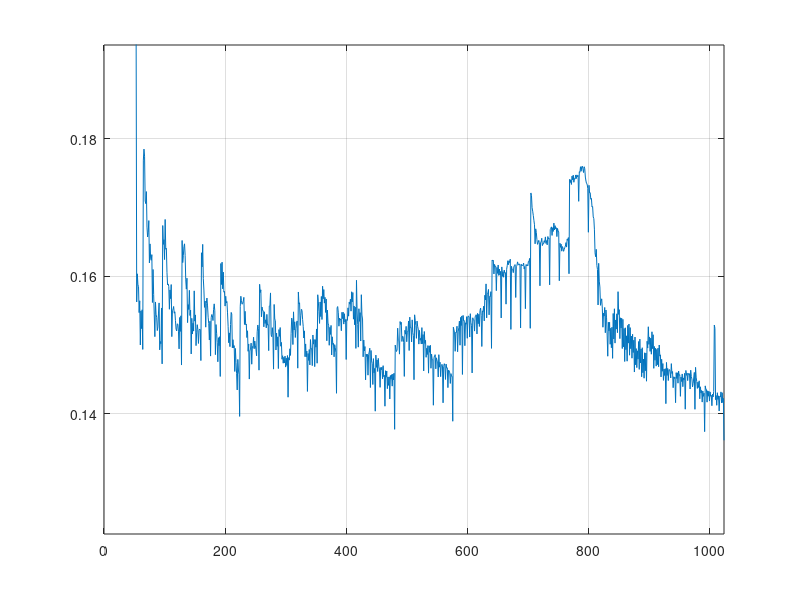

The MATLAB source for this figure: (Note: this script raises an error after producing the figure.)
close all
ConvCPU = 5.22612;
ConvGPU = [
1 4.48131
2 2.25564
3 1.52032
4 1.16607
5 0.933378
6 0.773755
7 0.68313
8 0.600469
9 0.523088
10 0.511404
11 0.437202
12 0.430302
13 0.423114
14 0.351789
15 0.349793
16 0.346056
17 0.343474
18 0.271695
19 0.27935
20 0.270757
21 0.278518
22 0.277277
23 0.278151
24 0.270682
25 0.277378
26 0.276278
27 0.205734
28 0.204863
29 0.205794
30 0.205804
31 0.206699
32 0.195629
33 0.252815
34 0.25806
35 0.2483
36 0.247077
37 0.257475
38 0.248431
39 0.247543
40 0.246059
41 0.254586
42 0.244963
43 0.24446
44 0.241898
45 0.242261
46 0.243915
47 0.242409
48 0.227996
49 0.240667
50 0.237828
51 0.236855
52 0.229629
53 0.197236
54 0.156263
55 0.16035
56 0.158783
57 0.15848
58 0.154709
59 0.15643
60 0.150006
61 0.154958
62 0.152386
63 0.155125
64 0.149362
65 0.176879
66 0.178474
67 0.177447
68 0.17093
69 0.170549
70 0.1723
71 0.167136
72 0.165703
73 0.166376
74 0.168085
75 0.161934
76 0.164698
77 0.162654
78 0.162312
79 0.163136
80 0.156181
81 0.160977
82 0.157354
83 0.154373
84 0.151214
85 0.156257
86 0.154455
87 0.154043
88 0.152101
89 0.152631
90 0.154645
91 0.15612
92 0.149295
93 0.150519
94 0.150195
95 0.155385
96 0.14726
97 0.167365
98 0.164624
99 0.165309
100 0.162421
101 0.168249
102 0.163914
103 0.164063
104 0.160565
105 0.158738
106 0.158881
107 0.158505
108 0.155198
109 0.158004
110 0.15674
111 0.158788
112 0.151219
113 0.155032
114 0.15517
115 0.155603
116 0.15462
117 0.154839
118 0.153556
119 0.152315
120 0.15205
121 0.153079
122 0.153018
123 0.152014
124 0.149441
125 0.154004
126 0.151974
127 0.154247
128 0.147091
129 0.165194
130 0.161981
131 0.162982
132 0.164281
133 0.164708
134 0.163043
135 0.159472
136 0.158123
137 0.159711
138 0.153256
139 0.15588
140 0.155161
141 0.15795
142 0.154284
143 0.155064
144 0.148699
145 0.15388
146 0.151598
147 0.153169
148 0.152025
149 0.157872
150 0.153469
151 0.154376
152 0.149911
153 0.151765
154 0.152957
155 0.152241
156 0.150228
157 0.152152
158 0.152311
159 0.152251
160 0.147738
161 0.163406
162 0.161353
163 0.164629
164 0.159641
165 0.157988
166 0.155474
167 0.156394
168 0.152595
169 0.156071
170 0.156826
171 0.155685
172 0.15404
173 0.153116
174 0.150729
175 0.153461
176 0.148392
177 0.153972
178 0.154433
179 0.154254
180 0.153555
181 0.155192
182 0.155984
183 0.154972
184 0.148598
185 0.152975
186 0.151698
187 0.15039
188 0.147566
189 0.151067
190 0.149905
191 0.15121
192 0.14543
193 0.161844
194 0.158792
195 0.162045
196 0.158171
197 0.160593
198 0.15767
199 0.1578
200 0.155658
201 0.157088
202 0.15613
203 0.156329
204 0.154675
205 0.152718
206 0.15033
207 0.151762
208 0.149764
209 0.152976
210 0.154736
211 0.154503
212 0.14958
213 0.150775
214 0.149585
215 0.149916
216 0.146153
217 0.149504
218 0.147451
219 0.145895
220 0.14347
221 0.147908
222 0.146364
223 0.145716
224 0.139625
225 0.155582
226 0.157089
227 0.156438
228 0.155934
229 0.156054
230 0.156343
231 0.156927
232 0.152984
233 0.154899
234 0.152937
235 0.153058
236 0.151083
237 0.152067
238 0.149085
239 0.150153
240 0.145051
241 0.149207
242 0.149348
243 0.150275
244 0.147211
245 0.149781
246 0.149627
247 0.151132
248 0.149459
249 0.150578
250 0.149874
251 0.14932
252 0.148433
253 0.151917
254 0.15291
255 0.152403
256 0.146346
257 0.158826
258 0.157624
259 0.158027
260 0.154099
261 0.15552
262 0.155009
263 0.15498
264 0.152645
265 0.154827
266 0.153136
267 0.153662
268 0.152496
269 0.154454
270 0.152894
271 0.152977
272 0.149184
273 0.155681
274 0.155719
275 0.157572
276 0.151507
277 0.151213
278 0.152522
279 0.151439
280 0.146497
281 0.155896
282 0.153768
283 0.153552
284 0.149275
285 0.151747
286 0.149808
287 0.15119
288 0.14658
289 0.152243
290 0.151257
291 0.152541
292 0.149823
293 0.150382
294 0.147933
295 0.148443
296 0.147359
297 0.148214
298 0.147396
299 0.148389
300 0.146793
301 0.148087
302 0.147028
303 0.148473
304 0.142415
305 0.14817
306 0.147805
307 0.149456
308 0.148488
309 0.151647
310 0.153917
311 0.15348
312 0.150068
313 0.154821
314 0.152182
315 0.153375
316 0.151094
317 0.152411
318 0.153188
319 0.153502
320 0.146636
321 0.157708
322 0.155967
323 0.156137
324 0.152845
325 0.154247
326 0.155188
327 0.155022
328 0.153719
329 0.152719
330 0.151015
331 0.152059
332 0.148305
333 0.150159
334 0.148281
335 0.149117
336 0.143255
337 0.148766
338 0.14776
339 0.149343
340 0.147106
341 0.150791
342 0.14941
343 0.14948
344 0.147004
345 0.151458
346 0.15013
347 0.150795
348 0.146859
349 0.150782
350 0.149687
351 0.152333
352 0.147354
353 0.157305
354 0.156281
355 0.154855
356 0.153143
357 0.156259
358 0.154136
359 0.157058
360 0.153708
361 0.158548
362 0.156717
363 0.158061
364 0.156093
365 0.156933
366 0.154734
367 0.156694
368 0.150616
369 0.15508
370 0.153166
371 0.152886
372 0.149964
373 0.152569
374 0.151541
375 0.152848
376 0.148549
377 0.151196
378 0.150079
379 0.150246
380 0.148289
381 0.150056
382 0.149614
383 0.148877
384 0.142985
385 0.155417
386 0.155588
387 0.154679
388 0.152736
389 0.153913
390 0.153662
391 0.153768
392 0.152077
393 0.154758
394 0.153843
395 0.154771
396 0.153041
397 0.154549
398 0.153353
399 0.153707
400 0.147895
401 0.153707
402 0.153581
403 0.155404
404 0.154196
405 0.15623
406 0.155948
407 0.156661
408 0.154923
409 0.15774
410 0.156267
411 0.157627
412 0.153757
413 0.155676
414 0.15294
415 0.155501
416 0.149508
417 0.159407
418 0.15494
419 0.15298
420 0.149692
421 0.155273
422 0.153441
423 0.154706
424 0.15058
425 0.157311
426 0.154344
427 0.153787
428 0.148284
429 0.150729
430 0.149132
431 0.14978
432 0.144936
433 0.148684
434 0.148325
435 0.148662
436 0.145618
437 0.148583
438 0.148964
439 0.149537
440 0.14382
441 0.149209
442 0.147686
443 0.147306
444 0.144259
445 0.148025
446 0.145953
447 0.146596
448 0.140384
449 0.148534
450 0.146754
451 0.147827
452 0.146149
453 0.14806
454 0.146832
455 0.1465
456 0.143846
457 0.146734
458 0.146391
459 0.146778
460 0.145097
461 0.147
462 0.145398
463 0.145606
464 0.141106
465 0.146266
466 0.145329
467 0.14622
468 0.143656
469 0.145357
470 0.144133
471 0.145377
472 0.142154
473 0.145577
474 0.145029
475 0.145692
476 0.144025
477 0.145776
478 0.144921
479 0.145903
480 0.137748
481 0.149988
482 0.149369
483 0.149058
484 0.149268
485 0.152446
486 0.150675
487 0.150499
488 0.148677
489 0.153412
490 0.152991
491 0.153305
492 0.150515
493 0.151273
494 0.151225
495 0.150349
496 0.145437
497 0.152145
498 0.151579
499 0.152709
500 0.150479
501 0.151877
502 0.15202
503 0.153495
504 0.149201
505 0.154054
506 0.152511
507 0.152549
508 0.150456
509 0.153657
510 0.15181
511 0.151385
512 0.144956
513 0.154391
514 0.15359
515 0.152859
516 0.150971
517 0.153483
518 0.152714
519 0.152327
520 0.150132
521 0.152128
522 0.150702
523 0.150976
524 0.150144
525 0.152531
526 0.150197
527 0.151519
528 0.146232
529 0.151964
530 0.150224
531 0.150687
532 0.148215
533 0.14953
534 0.148621
535 0.14992
536 0.145911
537 0.149867
538 0.148941
539 0.149964
540 0.146622
541 0.148676
542 0.147871
543 0.147877
544 0.14125
545 0.148166
546 0.14841
547 0.148598
548 0.146538
549 0.148142
550 0.147735
551 0.147611
552 0.145356
553 0.148596
554 0.146782
555 0.147499
556 0.145406
557 0.146979
558 0.14718
559 0.147059
560 0.141601
561 0.146858
562 0.147286
563 0.147001
564 0.144998
565 0.147234
566 0.14664
567 0.146689
568 0.143808
569 0.146354
570 0.14626
571 0.145956
572 0.144418
573 0.145842
574 0.145453
575 0.145448
576 0.138921
577 0.152592
578 0.152166
579 0.151769
580 0.149087
581 0.151876
582 0.151829
583 0.15273
584 0.149017
585 0.151912
586 0.152524
587 0.153472
588 0.149972
589 0.154016
590 0.152834
591 0.154223
592 0.145721
593 0.154308
594 0.153515
595 0.153556
596 0.149901
597 0.15323
598 0.153016
599 0.154125
600 0.150977
601 0.154118
602 0.15423
603 0.154075
604 0.151158
605 0.154552
606 0.15329
607 0.152805
608 0.145943
609 0.153958
610 0.15368
611 0.153646
612 0.152025
613 0.154095
614 0.154312
615 0.154396
616 0.15161
617 0.154607
618 0.153089
619 0.154466
620 0.152695
621 0.155017
622 0.15536
623 0.154286
624 0.149787
625 0.154955
626 0.15485
627 0.155643
628 0.153508
629 0.157235
630 0.156549
631 0.158884
632 0.153945
633 0.157322
634 0.157554
635 0.158081
636 0.154386
637 0.15708
638 0.157033
639 0.157756
640 0.149513
641 0.162338
642 0.162222
643 0.162318
644 0.160327
645 0.161719
646 0.161388
647 0.161432
648 0.157901
649 0.161275
650 0.160409
651 0.161631
652 0.160118
653 0.161032
654 0.160168
655 0.160702
656 0.153933
657 0.161351
658 0.159978
659 0.160662
660 0.15985
661 0.160896
662 0.160451
663 0.160518
664 0.155938
665 0.161008
666 0.161538
667 0.162254
668 0.161677
669 0.162239
670 0.161988
671 0.162477
672 0.152269
673 0.161443
674 0.160982
675 0.160964
676 0.160518
677 0.161437
678 0.161515
679 0.161689
680 0.156909
681 0.16144
682 0.161526
683 0.162086
684 0.161729
685 0.161624
686 0.161794
687 0.161638
688 0.152477
689 0.161746
690 0.161522
691 0.161593
692 0.161544
693 0.161913
694 0.161051
695 0.161414
696 0.15528
697 0.161695
698 0.161512
699 0.161668
700 0.161513
701 0.162148
702 0.162134
703 0.162593
704 0.152428
705 0.172104
706 0.171737
707 0.169987
708 0.169454
709 0.168841
710 0.168134
711 0.16748
712 0.164709
713 0.166887
714 0.166354
715 0.165308
716 0.164629
717 0.164868
718 0.16521
719 0.164887
720 0.158606
721 0.164925
722 0.164959
723 0.16552
724 0.16445
725 0.164742
726 0.164702
727 0.165164
728 0.164919
729 0.165715
730 0.164754
731 0.165178
732 0.164558
733 0.165767
734 0.165436
735 0.165533
736 0.158748
737 0.166793
738 0.166954
739 0.167173
740 0.165926
741 0.167053
742 0.166507
743 0.167718
744 0.166719
745 0.167345
746 0.166876
747 0.167055
748 0.165758
749 0.166948
750 0.16656
751 0.16642
752 0.159342
753 0.164794
754 0.164199
755 0.164655
756 0.16364
757 0.164312
758 0.164118
759 0.16362
760 0.163879
761 0.164187
762 0.164342
763 0.164883
764 0.164233
765 0.165416
766 0.165207
767 0.165618
768 0.16036
769 0.174083
770 0.173605
771 0.174015
772 0.173334
773 0.174545
774 0.174004
775 0.174689
776 0.173655
777 0.174192
778 0.174106
779 0.174716
780 0.174185
781 0.174725
782 0.174438
783 0.174661
784 0.170884
785 0.175192
786 0.175094
787 0.175912
788 0.175255
789 0.175885
790 0.176003
791 0.1756
792 0.17507
793 0.17591
794 0.17564
795 0.174411
796 0.173828
797 0.17346
798 0.17337
799 0.172742
800 0.166388
801 0.173214
802 0.172105
803 0.172139
804 0.171183
805 0.171315
806 0.170063
807 0.170124
808 0.168617
809 0.168393
810 0.166737
811 0.163392
812 0.162829
813 0.163906
814 0.161567
815 0.160991
816 0.155819
817 0.161873
818 0.159279
819 0.158436
820 0.155769
821 0.156316
822 0.156715
823 0.155365
824 0.152586
825 0.154629
826 0.154207
827 0.15546
828 0.151784
829 0.155091
830 0.15395
831 0.15145
832 0.148372
833 0.153318
834 0.152063
835 0.153306
836 0.150108
837 0.152445
838 0.149604
839 0.152589
840 0.148062
841 0.154583
842 0.150878
843 0.155267
844 0.150278
845 0.153641
846 0.152314
847 0.15454
848 0.151794
849 0.157754
850 0.154447
851 0.155141
852 0.150928
853 0.153955
854 0.152467
855 0.153902
856 0.149487
857 0.153735
858 0.149744
859 0.152398
860 0.147604
861 0.152504
862 0.14932
863 0.151334
864 0.147649
865 0.152851
866 0.150278
867 0.153054
868 0.14852
869 0.152532
870 0.149467
871 0.15131
872 0.148084
873 0.15156
874 0.148909
875 0.150698
876 0.146075
877 0.151158
878 0.147127
879 0.149481
880 0.146717
881 0.149155
882 0.147948
883 0.15051
884 0.146459
885 0.150857
886 0.147388
887 0.149431
888 0.145385
889 0.149607
890 0.145975
891 0.147949
892 0.145175
893 0.148876
894 0.146252
895 0.148834
896 0.14474
897 0.150552
898 0.149557
899 0.152654
900 0.150096
901 0.151171
902 0.149075
903 0.151
904 0.148665
905 0.151923
906 0.149471
907 0.151494
908 0.14661
909 0.149787
910 0.147788
911 0.149532
912 0.146932
913 0.149366
914 0.147135
915 0.149553
916 0.146843
917 0.150002
918 0.148382
919 0.148573
920 0.145365
921 0.147933
922 0.146186
923 0.147308
924 0.144863
925 0.146511
926 0.145573
927 0.146565
928 0.141476
929 0.147471
930 0.145579
931 0.146596
932 0.144838
933 0.146415
934 0.146423
935 0.146111
936 0.145215
937 0.147296
938 0.145861
939 0.146147
940 0.143795
941 0.145387
942 0.145122
943 0.145323
944 0.141618
945 0.145983
946 0.145135
947 0.145969
948 0.144452
949 0.146224
950 0.145594
951 0.14568
952 0.142543
953 0.145346
954 0.144696
955 0.145795
956 0.143942
957 0.145213
958 0.144943
959 0.145885
960 0.140671
961 0.146305
962 0.145597
963 0.145927
964 0.144829
965 0.145867
966 0.145713
967 0.145843
968 0.143604
969 0.14634
970 0.145408
971 0.145067
972 0.143913
973 0.144377
974 0.145204
975 0.146019
976 0.140657
977 0.146754
978 0.14532
979 0.14468
980 0.143689
981 0.144607
982 0.143834
983 0.144796
984 0.142182
985 0.14393
986 0.143023
987 0.143396
988 0.141706
989 0.143313
990 0.142545
991 0.143001
992 0.137409
993 0.144064
994 0.143556
995 0.143549
996 0.141695
997 0.143348
998 0.142556
999 0.143287
1000 0.141857
1001 0.143182
1002 0.14255
1003 0.1427
1004 0.141179
1005 0.142857
1006 0.142449
1007 0.143235
1008 0.152905
1009 0.152423
1010 0.142062
1011 0.142664
1012 0.141241
1013 0.143067
1014 0.142091
1015 0.142609
1016 0.140415
1017 0.142563
1018 0.142441
1019 0.143188
1020 0.141586
1021 0.143067
1022 0.141628
1023 0.142242
1024 0.136148
];
ConvGPUshared = [
1 4.23101
2 2.13038
3 1.43644
4 1.10197
5 0.883898
6 0.733956
7 0.646872
8 0.568016
9 0.496663
10 0.484021
11 0.414857
12 0.40777
13 0.400979
14 0.334474
15 0.331677
16 0.32819
17 0.327017
18 0.290169
19 0.28753
20 0.256841
21 0.266692
22 0.265777
23 0.266824
24 0.257741
25 0.266668
26 0.265458
27 0.196742
28 0.195541
29 0.197188
30 0.197405
31 0.198248
32 0.185949
33 0.21289
34 0.21159
35 0.210248
36 0.208183
37 0.208277
38 0.205863
39 0.205336
40 0.200576
41 0.204098
42 0.203277
43 0.202852
44 0.200878
45 0.201733
46 0.200974
47 0.200332
48 0.185217
49 0.199312
50 0.198137
51 0.198631
52 0.192718
53 0.199479
54 0.19466
55 0.195567
56 0.194746
57 0.201987
58 0.202532
59 0.198871
60 0.197415
61 0.201525
62 0.114435
63 0.115054
64 0.10836
65 0.204032
66 0.204201
67 0.204836
68 0.205033
69 0.205923
70 0.205422
71 0.201074
72 0.193677
73 0.202225
74 0.2019
75 0.202771
76 0.201578
77 0.206038
78 0.206055
79 0.206263
80 0.192009
81 0.206626
82 0.206512
83 0.207058
84 0.206905
85 0.207168
86 0.207191
87 0.207524
88 0.194229
89 0.207903
90 0.207738
91 0.208125
92 0.208034
93 0.117361
94 0.114172
95 0.114624
96 0.107824
97 0.198111
98 0.199
99 0.198645
100 0.197931
101 0.199203
102 0.198846
103 0.198559
104 0.198452
105 0.199
106 0.194461
107 0.194528
108 0.194051
109 0.194798
110 0.194884
111 0.195585
112 0.187054
113 0.195883
114 0.220342
115 0.196329
116 0.196214
117 0.197633
118 0.198112
119 0.198497
120 0.196678
121 0.202333
122 0.201045
123 0.201189
124 0.200599
125 0.2013
126 0.201579
127 0.201875
128 0.187689
129 0.209983
130 0.210151
131 0.210281
132 0.210075
133 0.210342
134 0.210643
135 0.210761
136 0.210307
137 0.210619
138 0.210844
139 0.210666
140 0.204565
141 0.204011
142 0.20197
143 0.202243
144 0.187935
145 0.202013
146 0.202268
147 0.202415
148 0.201457
149 0.202142
150 0.202153
151 0.202292
152 0.201386
153 0.202535
154 0.203811
155 0.203938
156 0.203356
157 0.204228
158 0.204398
159 0.204839
160 0.19058
161 0.210227
162 0.210323
163 0.2106
164 0.210133
165 0.210315
166 0.210291
167 0.210068
168 0.20484
169 0.203558
170 0.202744
171 0.203102
172 0.202956
173 0.203398
174 0.203293
175 0.204341
176 0.189902
177 0.203989
178 0.203574
179 0.203859
180 0.203625
181 0.204376
182 0.203992
183 0.204276
184 0.204176
185 0.204843
186 0.116719
187 0.116969
188 0.116322
189 0.117271
190 0.116947
191 0.117588
192 0.110096
193 0.18841
194 0.188217
195 0.188779
196 0.189079
197 0.18962
198 0.189346
199 0.190084
200 0.189
201 0.190651
202 0.190801
203 0.190891
204 0.190324
205 0.191025
206 0.191863
207 0.191753
208 0.188614
209 0.191211
210 0.190884
211 0.190844
212 0.186844
213 0.187477
214 0.185443
215 0.185837
216 0.185084
217 0.186622
218 0.187159
219 0.187499
220 0.187067
221 0.187854
222 0.188264
223 0.189818
224 0.186812
225 0.190482
226 0.190343
227 0.190795
228 0.190565
229 0.190745
230 0.190382
231 0.190479
232 0.189932
233 0.191008
234 0.190675
235 0.190602
236 0.190248
237 0.190973
238 0.190736
239 0.191433
240 0.188388
241 0.19131
242 0.190828
243 0.190956
244 0.190489
245 0.191265
246 0.1915
247 0.19155
248 0.189913
249 0.191438
250 0.191539
251 0.191904
252 0.191137
253 0.192007
254 0.191983
255 0.193107
256 0.189363
257 0.194416
258 0.194019
259 0.194396
260 0.193835
261 0.19479
262 0.193946
263 0.194893
264 0.193879
265 0.194943
266 0.194739
267 0.195132
268 0.194118
269 0.195338
270 0.195195
271 0.195833
272 0.193735
273 0.195304
274 0.194883
275 0.19534
276 0.19512
277 0.195814
278 0.194127
279 0.19502
280 0.193967
281 0.192525
282 0.191331
283 0.190482
284 0.188198
285 0.18875
286 0.188716
287 0.189972
288 0.186159
289 0.188548
290 0.188542
291 0.188643
292 0.187897
293 0.188476
294 0.188485
295 0.188921
296 0.187054
297 0.188632
298 0.188348
299 0.188547
300 0.188292
301 0.189017
302 0.188646
303 0.18935
304 0.186775
305 0.189337
306 0.188514
307 0.191648
308 0.1883
309 0.189864
310 0.228119
311 0.189974
312 0.187494
313 0.189247
314 0.18891
315 0.18907
316 0.188483
317 0.18955
318 0.189302
319 0.190118
320 0.187196
321 0.191038
322 0.190764
323 0.191087
324 0.21988
325 0.190778
326 0.190755
327 0.191392
328 0.189195
329 0.191034
330 0.190748
331 0.191033
332 0.206744
333 0.191324
334 0.191104
335 0.19196
336 0.189071
337 0.191457
338 0.191108
339 0.19161
340 0.191004
341 0.191303
342 0.191143
343 0.191733
344 0.189778
345 0.191714
346 0.191215
347 0.191738
348 0.191384
349 0.192347
350 0.191675
351 0.192575
352 0.190198
353 0.194312
354 0.193911
355 0.193956
356 0.193323
357 0.194001
358 0.193825
359 0.194355
360 0.192181
361 0.194044
362 0.194181
363 0.194065
364 0.193781
365 0.194491
366 0.194004
367 0.194555
368 0.191862
369 0.194495
370 0.193905
371 0.194355
372 0.193753
373 0.194614
374 0.194074
375 0.19457
376 0.192353
377 0.194796
378 0.194119
379 0.194458
380 0.193828
381 0.194941
382 0.194713
383 0.195128
384 0.19265
385 0.198404
386 0.198256
387 0.198164
388 0.197837
389 0.198484
390 0.19817
391 0.198453
392 0.196929
393 0.198622
394 0.19833
395 0.198253
396 0.197873
397 0.19892
398 0.198507
399 0.198856
400 0.196933
401 0.199062
402 0.198563
403 0.198689
404 0.197876
405 0.198987
406 0.198944
407 0.199051
408 0.197671
409 0.199316
410 0.199069
411 0.199134
412 0.198457
413 0.199345
414 0.199228
415 0.199115
416 0.193516
417 0.197797
418 0.19445
419 0.194349
420 0.192826
421 0.192546
422 0.191938
423 0.190726
424 0.188808
425 0.189437
426 0.188738
427 0.188155
428 0.186914
429 0.187974
430 0.187775
431 0.188202
432 0.1856
433 0.18759
434 0.187421
435 0.187535
436 0.187187
437 0.18768
438 0.187374
439 0.187489
440 0.186946
441 0.187733
442 0.18771
443 0.187515
444 0.187143
445 0.188138
446 0.188028
447 0.188496
448 0.186357
449 0.187736
450 0.187958
451 0.187832
452 0.187558
453 0.1881
454 0.187801
455 0.187661
456 0.187572
457 0.188254
458 0.187977
459 0.188071
460 0.187647
461 0.188776
462 0.188488
463 0.188469
464 0.186864
465 0.188515
466 0.188505
467 0.188062
468 0.187629
469 0.18856
470 0.188276
471 0.188177
472 0.187412
473 0.188564
474 0.188537
475 0.18835
476 0.187804
477 0.188969
478 0.188897
479 0.188882
480 0.187494
481 0.189771
482 0.189901
483 0.190004
484 0.18936
485 0.189764
486 0.189751
487 0.203152
488 0.189192
489 0.190057
490 0.190052
491 0.190151
492 0.189344
493 0.190517
494 0.190504
495 0.190717
496 0.188616
497 0.190658
498 0.190056
499 0.19032
500 0.189618
501 0.189922
502 0.189879
503 0.190134
504 0.189748
505 0.190412
506 0.189982
507 0.190041
508 0.189663
509 0.190741
510 0.190302
511 0.190348
512 0.188614
513 0.190317
514 0.190213
515 0.190274
516 0.18964
517 0.190145
518 0.190306
519 0.190257
520 0.189619
521 0.190296
522 0.190465
523 0.190545
524 0.189936
525 0.190944
526 0.190824
527 0.191035
528 0.189623
529 0.190821
530 0.190567
531 0.190668
532 0.190219
533 0.19084
534 0.190553
535 0.190502
536 0.189895
537 0.190973
538 0.190909
539 0.190918
540 0.190303
541 0.191581
542 0.191691
543 0.191706
544 0.189829
545 0.192787
546 0.19264
547 0.193049
548 0.191808
549 0.19268
550 0.192508
551 0.19265
552 0.192332
553 0.192962
554 0.192675
555 0.192799
556 0.192299
557 0.193448
558 0.193353
559 0.193574
560 0.191745
561 0.193557
562 0.193188
563 0.193164
564 0.192195
565 0.19359
566 0.193256
567 0.19322
568 0.192318
569 0.193851
570 0.193881
571 0.19346
572 0.192563
573 0.193476
574 0.193973
575 0.193951
576 0.192101
577 0.19377
578 0.193824
579 0.194088
580 0.192823
581 0.193639
582 0.193568
583 0.193535
584 0.193171
585 0.193781
586 0.193664
587 0.193782
588 0.193416
589 0.194274
590 0.194367
591 0.194261
592 0.192747
593 0.194403
594 0.194333
595 0.194118
596 0.193213
597 0.193899
598 0.194054
599 0.193988
600 0.193149
601 0.194223
602 0.194158
603 0.194247
604 0.193668
605 0.19514
606 0.194804
607 0.195197
608 0.193302
609 0.196681
610 0.196531
611 0.196997
612 0.196066
613 0.196426
614 0.19699
615 0.196538
616 0.1962
617 0.196568
618 0.196601
619 0.196599
620 0.196395
621 0.197411
622 0.196844
623 0.196967
624 0.195785
625 0.197029
626 0.196824
627 0.197104
628 0.196032
629 0.196972
630 0.196684
631 0.19679
632 0.196114
633 0.197082
634 0.196958
635 0.196783
636 0.196101
637 0.197409
638 0.197624
639 0.197342
640 0.195971
641 0.19772
642 0.197967
643 0.197989
644 0.197282
645 0.197682
646 0.197775
647 0.198059
648 0.197174
649 0.198045
650 0.198022
651 0.198202
652 0.197587
653 0.198629
654 0.198372
655 0.198795
656 0.197014
657 0.198172
658 0.198089
659 0.198742
660 0.197561
661 0.198232
662 0.198286
663 0.198568
664 0.198071
665 0.198697
666 0.198541
667 0.198555
668 0.197975
669 0.199766
670 0.199222
671 0.199215
672 0.197826
673 0.201436
674 0.20176
675 0.201678
676 0.200954
677 0.201485
678 0.201813
679 0.201668
680 0.20092
681 0.202202
682 0.201807
683 0.201818
684 0.201022
685 0.202116
686 0.202197
687 0.20241
688 0.200457
689 0.202127
690 0.202164
691 0.202052
692 0.201223
693 0.201974
694 0.201824
695 0.202068
696 0.201567
697 0.202279
698 0.202151
699 0.202152
700 0.201676
701 0.202912
702 0.202544
703 0.202794
704 0.201213
705 0.203385
706 0.20355
707 0.20417
708 0.203177
709 0.20351
710 0.203317
711 0.203375
712 0.202803
713 0.203312
714 0.20351
715 0.203324
716 0.202871
717 0.204132
718 0.204294
719 0.204659
720 0.202279
721 0.204734
722 0.204046
723 0.204496
724 0.203589
725 0.20429
726 0.203574
727 0.203874
728 0.202968
729 0.204091
730 0.204628
731 0.204705
732 0.203789
733 0.205202
734 0.204831
735 0.205
736 0.202816
737 0.208739
738 0.208784
739 0.208948
740 0.208212
741 0.208144
742 0.208636
743 0.208439
744 0.206875
745 0.207837
746 0.207577
747 0.207387
748 0.2066
749 0.208131
750 0.208023
751 0.208711
752 0.205304
753 0.208872
754 0.208874
755 0.208792
756 0.208857
757 0.208279
758 0.208401
759 0.208393
760 0.208817
761 0.208946
762 0.208943
763 0.20893
764 0.208894
765 0.208959
766 0.208778
767 0.208949
768 0.206416
769 0.209153
770 0.208799
771 0.208902
772 0.208803
773 0.208923
774 0.208732
775 0.209061
776 0.208746
777 0.20919
778 0.209088
779 0.208845
780 0.208814
781 0.209435
782 0.209275
783 0.20904
784 0.207063
785 0.209216
786 0.22157
787 0.209337
788 0.209099
789 0.209066
790 0.20892
791 0.208965
792 0.208757
793 0.209158
794 0.208915
795 0.20886
796 0.209184
797 0.209676
798 0.209836
799 0.209122
800 0.207297
801 0.213963
802 0.213587
803 0.213625
804 0.212823
805 0.212668
806 0.208341
807 0.208306
808 0.207329
809 0.252727
810 0.207736
811 0.206612
812 0.205659
813 0.206411
814 0.205632
815 0.202904
816 0.200996
817 0.202439
818 0.202049
819 0.201798
820 0.200777
821 0.201372
822 0.200504
823 0.197725
824 0.197318
825 0.197878
826 0.197137
827 0.197112
828 0.196152
829 0.196759
830 0.196034
831 0.19581
832 0.193257
833 0.196055
834 0.194284
835 0.19398
836 0.193017
837 0.1935
838 0.193373
839 0.193221
840 0.19258
841 0.192961
842 0.192911
843 0.192247
844 0.19138
845 0.192247
846 0.191838
847 0.192179
848 0.191965
849 0.191792
850 0.191496
851 0.190875
852 0.190135
853 0.190661
854 0.190286
855 0.190389
856 0.189965
857 0.19038
858 0.190195
859 0.190289
860 0.189871
861 0.190482
862 0.190449
863 0.190463
864 0.190254
865 0.190463
866 0.190282
867 0.191064
868 0.19027
869 0.190753
870 0.19056
871 0.190856
872 0.190517
873 0.190932
874 0.190681
875 0.19078
876 0.190462
877 0.191217
878 0.190607
879 0.190585
880 0.190836
881 0.191202
882 0.190602
883 0.191052
884 0.190281
885 0.191307
886 0.190915
887 0.190849
888 0.190561
889 0.191072
890 0.191093
891 0.190848
892 0.190404
893 0.191278
894 0.191124
895 0.191351
896 0.191037
897 0.191158
898 0.190812
899 0.191494
900 0.190804
901 0.191404
902 0.191096
903 0.191193
904 0.191114
905 0.191323
906 0.19099
907 0.191416
908 0.190843
909 0.191563
910 0.190944
911 0.191031
912 0.191253
913 0.191205
914 0.191265
915 0.19148
916 0.190919
917 0.191344
918 0.191389
919 0.191468
920 0.190998
921 0.191263
922 0.191412
923 0.191536
924 0.190923
925 0.191675
926 0.191233
927 0.191614
928 0.19163
929 0.191389
930 0.191302
931 0.191712
932 0.191341
933 0.191737
934 0.191484
935 0.191727
936 0.19133
937 0.191966
938 0.191363
939 0.191619
940 0.191305
941 0.191798
942 0.19124
943 0.191468
944 0.191557
945 0.19181
946 0.191757
947 0.191847
948 0.191048
949 0.191829
950 0.191745
951 0.191786
952 0.19133
953 0.191854
954 0.191712
955 0.19164
956 0.191204
957 0.192496
958 0.191932
959 0.191715
960 0.191867
961 0.193152
962 0.193233
963 0.193747
964 0.192785
965 0.193476
966 0.19345
967 0.193538
968 0.192897
969 0.19373
970 0.193153
971 0.193574
972 0.193222
973 0.193333
974 0.193129
975 0.193412
976 0.193467
977 0.193214
978 0.193274
979 0.193653
980 0.193188
981 0.193901
982 0.193411
983 0.193562
984 0.193264
985 0.193809
986 0.193476
987 0.216783
988 0.19303
989 0.193804
990 0.193558
991 0.242516
992 0.193586
993 0.193499
994 0.193631
995 0.220936
996 0.193071
997 0.193674
998 0.193628
999 0.19386
1000 0.193326
1001 0.193698
1002 0.19375
1003 0.193923
1004 0.193318
1005 0.193795
1006 0.193354
1007 0.193565
1008 0.193967
1009 0.194006
1010 0.193328
1011 0.194219
1012 0.193167
1013 0.193912
1014 0.193685
1015 0.193805
1016 0.19354
1017 0.1938
1018 0.193612
1019 0.193752
1020 0.193009
1021 0.194193
1022 0.193584
1023 0.193637
1024 0.193765
];
PointToPointMultiply = [
1 0.0554992
2 0.0302362
3 0.0221411
4 0.0179206
5 0.0153632
6 0.0139562
7 0.0127283
8 0.0118816
9 0.0113898
10 0.0112307
11 0.0103712
12 0.00944352
13 0.00880736
14 0.00863776
15 0.00824896
16 0.00809728
17 0.00796
18 0.00771008
19 0.00751296
20 0.00730944
21 0.0072816
22 0.00721632
23 0.00714816
24 0.0069504
25 0.00699552
26 0.00691456
27 0.00686496
28 0.006768
29 0.00679648
30 0.00671168
31 0.00669344
32 0.0064112
33 0.0067136
34 0.00665344
35 0.0065392
36 0.0064528
37 0.0065104
38 0.0064896
39 0.0064544
40 0.00626592
41 0.00635424
42 0.00630016
43 0.00632352
44 0.00624512
45 0.0062992
46 0.0062304
47 0.00621088
48 0.0060816
49 0.00621024
50 0.00616704
51 0.00620192
52 0.0061312
53 0.00622944
54 0.00614464
55 0.00613824
56 0.00601152
57 0.00610496
58 0.00604992
59 0.00642624
60 0.00601536
61 0.0061248
62 0.00605472
63 0.00655008
64 0.00587424
65 0.00604832
66 0.00600608
67 0.0060064
68 0.00582816
69 0.00581888
70 0.00576608
71 0.00589152
72 0.0057696
73 0.00580896
74 0.00594112
75 0.00581632
76 0.005808
77 0.00580864
78 0.0057904
79 0.00581568
80 0.00572544
81 0.00581568
82 0.00581216
83 0.00581248
84 0.00570944
85 0.00580384
86 0.0057536
87 0.00579776
88 0.0057232
89 0.00583008
90 0.00577312
91 0.0057856
92 0.00571936
93 0.00581344
94 0.00579456
95 0.00586432
96 0.005696
97 0.00576512
98 0.00576704
99 0.00575552
100 0.00572416
101 0.0057968
102 0.00575584
103 0.00585952
104 0.00569184
105 0.0058384
106 0.00577376
107 0.00582624
108 0.00570752
109 0.00574656
110 0.00578336
111 0.00577664
112 0.00570272
113 0.00580544
114 0.00577376
115 0.0059264
116 0.0057328
117 0.00598144
118 0.0059744
119 0.00603008
120 0.0058304
121 0.00610912
122 0.00601824
123 0.00607488
124 0.00587648
125 0.0059744
126 0.00614432
127 0.00616192
128 0.00618976
129 0.00617568
130 0.00615232
131 0.0061952
132 0.00603936
133 0.00629696
134 0.00631584
135 0.00637376
136 0.00673696
137 0.00630432
138 0.0062016
139 0.00604448
140 0.00578592
141 0.00580416
142 0.00591232
143 0.00581344
144 0.00571296
145 0.00583264
146 0.006072
147 0.00589856
148 0.00576192
149 0.00582816
150 0.00578336
151 0.00584608
152 0.00572832
153 0.0058016
154 0.00577312
155 0.00582144
156 0.00576544
157 0.0057424
158 0.00573184
159 0.00573632
160 0.00565696
161 0.00578368
162 0.00577024
163 0.00578976
164 0.0057344
165 0.00579488
166 0.00578208
167 0.00582208
168 0.00571072
169 0.00582016
170 0.00580352
171 0.00584096
172 0.00576704
173 0.00592672
174 0.00585344
175 0.00586272
176 0.00572672
177 0.00582816
178 0.00580096
179 0.00582368
180 0.00574528
181 0.00575776
182 0.00572896
183 0.00579424
184 0.0056624
185 0.00574016
186 0.00587648
187 0.00575648
188 0.00571744
189 0.00579104
190 0.0058064
191 0.00582112
192 0.0056928
193 0.0058032
194 0.00579776
195 0.00581344
196 0.00575648
197 0.0058464
198 0.00580416
199 0.00588032
200 0.00576672
201 0.00583456
202 0.00582816
203 0.00587648
204 0.0057584
205 0.0058464
206 0.0058912
207 0.00588128
208 0.00572352
209 0.00584192
210 0.0057936
211 0.00584544
212 0.00573536
213 0.00579744
214 0.00579424
215 0.00582208
216 0.00573376
217 0.00575744
218 0.0057216
219 0.00573024
220 0.00567424
221 0.00574208
222 0.00571456
223 0.0057776
224 0.00563456
225 0.0057552
226 0.005744
227 0.00576704
228 0.00571008
229 0.00579104
230 0.00575072
231 0.00577824
232 0.00568448
233 0.00581952
234 0.00575968
235 0.00577568
236 0.00571552
237 0.00580256
238 0.00579232
239 0.0058352
240 0.00571488
241 0.00581696
242 0.00576672
243 0.00584
244 0.00575968
245 0.00584128
246 0.0058176
247 0.00583584
248 0.00576384
249 0.00587904
250 0.00604896
251 0.00602176
252 0.00609216
253 0.00609696
254 0.00603776
255 0.0060432
256 0.00601216
257 0.00600224
258 0.00599488
259 0.00618368
260 0.00611328
261 0.00619552
262 0.00618304
263 0.00629632
264 0.00610816
265 0.00607232
266 0.00622368
267 0.00643872
268 0.00629056
269 0.00646208
270 0.00637248
271 0.00605728
272 0.00583008
273 0.00575168
274 0.00569248
275 0.00575616
276 0.00567584
277 0.0057744
278 0.00591776
279 0.00586688
280 0.0056912
281 0.0057648
282 0.00578048
283 0.00576576
284 0.00567136
285 0.00572608
286 0.0057184
287 0.00576832
288 0.00566336
289 0.0057744
290 0.0057728
291 0.00582816
292 0.00573344
293 0.00580224
294 0.00579456
295 0.00583584
296 0.00574176
297 0.00583776
298 0.0058192
299 0.00585184
300 0.00576
301 0.00581152
302 0.00580352
303 0.00583712
304 0.0057184
305 0.00583488
306 0.00585024
307 0.00592928
308 0.0057552
309 0.00591232
310 0.00596192
311 0.0058688
312 0.0057856
313 0.00586496
314 0.00587904
315 0.005888
316 0.00575296
317 0.00586176
318 0.00584608
319 0.00590528
320 0.00576736
321 0.0058928
322 0.00584448
323 0.00592448
324 0.00579232
325 0.00586112
326 0.00587552
327 0.00589248
328 0.00580832
329 0.00586528
330 0.00583776
331 0.00585856
332 0.00579136
333 0.00585152
334 0.00585376
335 0.00586848
336 0.00577728
337 0.00590752
338 0.00583104
339 0.0059008
340 0.00577728
341 0.00590848
342 0.0058864
343 0.00585184
344 0.00577024
345 0.0058768
346 0.0058704
347 0.00587488
348 0.00581952
349 0.0061072
350 0.00608704
351 0.0059488
352 0.0057744
353 0.0059472
354 0.00586016
355 0.00590208
356 0.0058032
357 0.00589952
358 0.00579776
359 0.0058288
360 0.0057328
361 0.0057616
362 0.00572032
363 0.00575904
364 0.00564192
365 0.00572192
366 0.00570624
367 0.00575232
368 0.00558784
369 0.00569312
370 0.00572768
371 0.00592704
372 0.00586496
373 0.00596704
374 0.00596448
375 0.00590624
376 0.00583936
377 0.00622048
378 0.00594976
379 0.00601312
380 0.00585184
381 0.00600416
382 0.00610688
383 0.00619584
384 0.00599744
385 0.00614528
386 0.0061776
387 0.00601024
388 0.00572992
389 0.00579072
390 0.00761088
391 0.00656032
392 0.00646784
393 0.00806304
394 0.0060816
395 0.00607104
396 0.00575968
397 0.00580352
398 0.00583744
399 0.00581536
400 0.00572544
401 0.00585536
402 0.00581344
403 0.00580928
404 0.00630912
405 0.0059968
406 0.00588544
407 0.00583904
408 0.00572352
409 0.00582656
410 0.00582528
411 0.00585152
412 0.00572448
413 0.00582528
414 0.0058096
415 0.00585024
416 0.0057072
417 0.00584896
418 0.00583616
419 0.0058816
420 0.00578016
421 0.00587392
422 0.00583264
423 0.0058496
424 0.00574496
425 0.00586528
426 0.00586144
427 0.00584864
428 0.00581792
429 0.00588128
430 0.00585568
431 0.00586016
432 0.00575424
433 0.0059248
434 0.0058656
435 0.00591232
436 0.00581216
437 0.00612736
438 0.00587968
439 0.005896
440 0.00581472
441 0.00596256
442 0.00588
443 0.00588448
444 0.0057936
445 0.00588288
446 0.00585312
447 0.0059248
448 0.00578272
449 0.00591776
450 0.0058944
451 0.0059424
452 0.00580832
453 0.00594624
454 0.00590272
455 0.00594752
456 0.00582784
457 0.00594592
458 0.00590336
459 0.00593504
460 0.0058672
461 0.00594016
462 0.00592384
463 0.00593216
464 0.00582048
465 0.00596288
466 0.00591968
467 0.00597792
468 0.005872
469 0.00595456
470 0.00592448
471 0.00600736
472 0.00588096
473 0.00605824
474 0.00606784
475 0.00596768
476 0.00591776
477 0.00596448
478 0.00600096
479 0.0059632
480 0.00611008
481 0.00598464
482 0.0059664
483 0.0059552
484 0.00585312
485 0.00595296
486 0.00591744
487 0.0059712
488 0.00585664
489 0.00594752
490 0.00593856
491 0.0059472
492 0.00583456
493 0.00594016
494 0.00593568
495 0.00592192
496 0.00586016
497 0.00589792
498 0.00591168
499 0.0058944
500 0.00582144
501 0.0059504
502 0.0059056
503 0.00593728
504 0.00586848
505 0.00596576
506 0.00593568
507 0.00594624
508 0.00588064
509 0.0059952
510 0.00596416
511 0.0059904
512 0.00587648
513 0.00596064
514 0.00594624
515 0.00599584
516 0.0058992
517 0.00610464
518 0.00600768
519 0.00598816
520 0.00588416
521 0.00599872
522 0.00596096
523 0.00598016
524 0.00592416
525 0.00599808
526 0.00594432
527 0.00599456
528 0.00584864
529 0.00597056
530 0.0059296
531 0.00597664
532 0.00582912
533 0.00588416
534 0.00588768
535 0.00590208
536 0.00586528
537 0.00583616
538 0.00577824
539 0.00573792
540 0.00577792
541 0.00601056
542 0.00590816
543 0.0061072
544 0.00589216
545 0.00596992
546 0.00586432
547 0.0059216
548 0.0058016
549 0.00589536
550 0.00593152
551 0.00657408
552 0.00597632
553 0.00608448
554 0.0073008
555 0.0060928
556 0.00688128
557 0.00603744
558 0.006
559 0.00611712
560 0.006128
561 0.0070928
562 0.00628704
563 0.00673536
564 0.00599008
565 0.00583264
566 0.00571232
567 0.00574304
568 0.00565248
569 0.00573376
570 0.00575168
571 0.00573888
572 0.005768
573 0.00589792
574 0.00572128
575 0.00575616
576 0.00580672
577 0.00579168
578 0.0057968
579 0.005808
580 0.00572
581 0.00579936
582 0.00576704
583 0.00576928
584 0.0056992
585 0.00576768
586 0.00587712
587 0.00579744
588 0.0057248
589 0.00576896
590 0.00574368
591 0.00588576
592 0.00567328
593 0.00579264
594 0.00574976
595 0.00579424
596 0.00572832
597 0.00581504
598 0.00580512
599 0.00580608
600 0.00571552
601 0.00578848
602 0.00579584
603 0.00581568
604 0.00575616
605 0.0058048
606 0.00579456
607 0.00583136
608 0.005696
609 0.00582592
610 0.00580544
611 0.00590976
612 0.00573888
613 0.00581408
614 0.00582656
615 0.0058688
616 0.00574784
617 0.00584096
618 0.00577152
619 0.00584064
620 0.00575744
621 0.00582976
622 0.00581312
623 0.00583008
624 0.00573472
625 0.00582912
626 0.00588544
627 0.00585632
628 0.0057792
629 0.00585568
630 0.00586016
631 0.00585728
632 0.005824
633 0.00588128
634 0.00587328
635 0.00588032
636 0.00580224
637 0.00580736
638 0.00589472
639 0.00594528
640 0.00583264
641 0.00588896
642 0.00587168
643 0.00587264
644 0.00580672
645 0.00588576
646 0.00587264
647 0.00589632
648 0.00581088
649 0.00592896
650 0.00584512
651 0.00586848
652 0.0058064
653 0.00585408
654 0.00584608
655 0.00586752
656 0.00582816
657 0.00593088
658 0.00583648
659 0.00604448
660 0.0057936
661 0.00592832
662 0.00590336
663 0.00588544
664 0.00577632
665 0.00591648
666 0.00592032
667 0.00590656
668 0.00587008
669 0.00590656
670 0.00590592
671 0.00592832
672 0.00580384
673 0.0058864
674 0.00588096
675 0.00591584
676 0.00582016
677 0.00593568
678 0.00588448
679 0.00593504
680 0.00581312
681 0.00591072
682 0.0058944
683 0.0059744
684 0.00586272
685 0.00593216
686 0.0058976
687 0.00590976
688 0.00581472
689 0.00593152
690 0.00592992
691 0.0059216
692 0.00587488
693 0.0059408
694 0.0059328
695 0.00597568
696 0.00581568
697 0.00590432
698 0.00591232
699 0.00594336
700 0.00593856
701 0.00622816
702 0.00616256
703 0.00631296
704 0.00631104
705 0.00622176
706 0.00621856
707 0.00627232
708 0.00622752
709 0.0062288
710 0.00628032
711 0.00634816
712 0.00636448
713 0.0063984
714 0.00640768
715 0.00644064
716 0.00640544
717 0.00679104
718 0.00640416
719 0.00624096
720 0.00591872
721 0.0059872
722 0.00596
723 0.00605888
724 0.00599072
725 0.0062608
726 0.00645344
727 0.00663008
728 0.00662816
729 0.0066448
730 0.00658912
731 0.00607296
732 0.0059744
733 0.00602112
734 0.00597536
735 0.00606688
736 0.00592704
737 0.00605664
738 0.00603328
739 0.00608928
740 0.00598016
741 0.00604128
742 0.00605728
743 0.00614336
744 0.0059696
745 0.00601184
746 0.00598816
747 0.0060352
748 0.00596608
749 0.00603264
750 0.00603552
751 0.00607136
752 0.00592928
753 0.00601792
754 0.00604544
755 0.00603648
756 0.00599872
757 0.00602496
758 0.00607616
759 0.0060736
760 0.00597152
761 0.00605568
762 0.00607008
763 0.0060672
764 0.0060208
765 0.00604736
766 0.00606304
767 0.00605376
768 0.00591936
769 0.00608704
770 0.00607456
771 0.00611264
772 0.006
773 0.00616384
774 0.00610848
775 0.00611264
776 0.0059808
777 0.00605664
778 0.00608
779 0.00607168
780 0.00603904
781 0.00608544
782 0.00604384
783 0.00610176
784 0.00596256
785 0.00607936
786 0.00608736
787 0.00611936
788 0.00604384
789 0.00609984
790 0.00606464
791 0.0061024
792 0.0059824
793 0.006112
794 0.00607968
795 0.00609152
796 0.00606528
797 0.00608288
798 0.00610816
799 0.00613888
800 0.00595552
801 0.00609248
802 0.00611584
803 0.00615104
804 0.00609952
805 0.00624992
806 0.00617984
807 0.00620288
808 0.00611488
809 0.00618784
810 0.006144
811 0.00616608
812 0.00606304
813 0.00615072
814 0.006096
815 0.00614848
816 0.00601248
817 0.00612448
818 0.00611264
819 0.00619104
820 0.00609248
821 0.00621152
822 0.00611808
823 0.00619392
824 0.0060608
825 0.00615008
826 0.0061072
827 0.00619968
828 0.00608032
829 0.00615168
830 0.00629312
831 0.00642432
832 0.00604608
833 0.00626432
834 0.00627392
835 0.00620544
836 0.00624384
837 0.00626688
838 0.00618208
839 0.00633984
840 0.0061104
841 0.00622368
842 0.00617792
843 0.00617664
844 0.00617472
845 0.00621088
846 0.00618624
847 0.00628672
848 0.00603776
849 0.00623584
850 0.00616896
851 0.00621312
852 0.00615136
853 0.00623104
854 0.00621344
855 0.00620032
856 0.00614688
857 0.0062208
858 0.00616672
859 0.00619456
860 0.00612224
861 0.00620544
862 0.00618208
863 0.00621536
864 0.00606656
865 0.00629728
866 0.00615904
867 0.00622112
868 0.00610976
869 0.00622592
870 0.00621504
871 0.00630464
872 0.00612384
873 0.00627328
874 0.00622912
875 0.00655264
876 0.00631456
877 0.00641376
878 0.00636928
879 0.00658464
880 0.00627008
881 0.0066144
882 0.00631904
883 0.00652416
884 0.00656224
885 0.00669664
886 0.00656768
887 0.0069872
888 0.006464
889 0.00645952
890 0.0062064
891 0.00627872
892 0.0062128
893 0.00653824
894 0.0068064
895 0.00690208
896 0.00668576
897 0.007024
898 0.00678016
899 0.00648448
900 0.00620864
901 0.00630304
902 0.00627136
903 0.0063216
904 0.00663072
905 0.00633248
906 0.00624256
907 0.00688864
908 0.00633216
909 0.00671616
910 0.00623168
911 0.00628416
912 0.0061184
913 0.00626944
914 0.00620448
915 0.00626368
916 0.00618592
917 0.006216
918 0.00619744
919 0.00619968
920 0.00616288
921 0.00622176
922 0.00620128
923 0.00626816
924 0.00613984
925 0.00619072
926 0.00644384
927 0.00619648
928 0.0061232
929 0.00620288
930 0.00616768
931 0.00620832
932 0.00612992
933 0.00620192
934 0.00622976
935 0.00620448
936 0.00614784
937 0.00622592
938 0.00620224
939 0.00621728
940 0.00616672
941 0.00642272
942 0.0062608
943 0.00623936
944 0.006168
945 0.00627616
946 0.00623808
947 0.00628704
948 0.00622208
949 0.00624096
950 0.00634272
951 0.00622944
952 0.0061936
953 0.00621504
954 0.00623488
955 0.00625824
956 0.00616096
957 0.0062624
958 0.00627264
959 0.00624096
960 0.00616992
961 0.00625536
962 0.00625344
963 0.00624352
964 0.0061664
965 0.00625344
966 0.00624288
967 0.00626656
968 0.0062016
969 0.00624608
970 0.0062544
971 0.00625792
972 0.00624032
973 0.00634784
974 0.00625664
975 0.00636416
976 0.006184
977 0.00626304
978 0.00629408
979 0.00626976
980 0.00619456
981 0.00630368
982 0.0062688
983 0.00631552
984 0.00620128
985 0.00628288
986 0.00628768
987 0.0062832
988 0.00623136
989 0.0062928
990 0.00629984
991 0.00630496
992 0.00618304
993 0.00627776
994 0.00629088
995 0.0062848
996 0.00621312
997 0.00629632
998 0.006288
999 0.00629696
1000 0.00623968
1001 0.0063008
1002 0.00631008
1003 0.00630976
1004 0.00623904
1005 0.00632992
1006 0.00629312
1007 0.00631968
1008 0.00639936
1009 0.00702656
1010 0.00651744
1011 0.00685824
1012 0.00648
1013 0.00650176
1014 0.00654976
1015 0.00651488
1016 0.00629312
1017 0.00631904
1018 0.00635872
1019 0.00657056
1020 0.0063424
1021 0.00637632
1022 0.00636992
1023 0.00636096
1024 0.006296
];
ScalarMultiply = [
1 0.0537917
2 0.029776
3 0.0220278
4 0.0175386
5 0.0145248
6 0.0129379
7 0.0117958
8 0.0108605
9 0.0101488
10 0.00961504
11 0.00913472
12 0.0087456
13 0.00844
14 0.00820128
15 0.00795104
16 0.00770816
17 0.0075968
18 0.00745728
19 0.00732928
20 0.00707232
21 0.0070208
22 0.00694144
23 0.00690336
24 0.00679968
25 0.00676384
26 0.007096
27 0.00676992
28 0.00663168
29 0.00659904
30 0.00645472
31 0.00642912
32 0.00621984
33 0.006472
34 0.00642944
35 0.00634752
36 0.0062512
37 0.00625824
38 0.00621376
39 0.0062288
40 0.00612352
41 0.00616576
42 0.00613984
43 0.00604864
44 0.00598272
45 0.00601504
46 0.00605568
47 0.00600128
48 0.00589728
49 0.00610784
50 0.00592352
51 0.00604544
52 0.0059776
53 0.00599008
54 0.00591712
55 0.0059056
56 0.0057536
57 0.00592608
58 0.00580896
59 0.00585984
60 0.00577952
61 0.00576736
62 0.00572288
63 0.00572352
64 0.00560096
65 0.00576096
66 0.00571392
67 0.00571008
68 0.0055632
69 0.00556128
70 0.00556672
71 0.0101046
72 0.00546112
73 0.00553248
74 0.00548096
75 0.005528
76 0.00551904
77 0.00547232
78 0.00548128
79 0.00556352
80 0.00537856
81 0.00554528
82 0.005464
83 0.0054992
84 0.00545152
85 0.00543808
86 0.00548576
87 0.00544416
88 0.00535584
89 0.00547744
90 0.00550304
91 0.00541248
92 0.00557568
93 0.00561728
94 0.0056048
95 0.00561344
96 0.00549664
97 0.00560384
98 0.00542048
99 0.00556512
100 0.0054368
101 0.0056272
102 0.0055616
103 0.00544704
104 0.0053728
105 0.00538848
106 0.00540096
107 0.00551872
108 0.00536256
109 0.00548448
110 0.00536608
111 0.00534304
112 0.00528192
113 0.00559808
114 0.0057888
115 0.00575104
116 0.00571584
117 0.0059136
118 0.00572064
119 0.00584768
120 0.00555136
121 0.00584384
122 0.00590272
123 0.00590144
124 0.00584512
125 0.00591488
126 0.00592672
127 0.00575712
128 0.00535776
129 0.00537728
130 0.00536192
131 0.00542848
132 0.00536
133 0.00542528
134 0.00544256
135 0.00538752
136 0.00527776
137 0.00530112
138 0.00533344
139 0.00534016
140 0.0052816
141 0.00535456
142 0.00533504
143 0.00536416
144 0.00526272
145 0.00535968
146 0.005368
147 0.00536032
148 0.00533248
149 0.00579808
150 0.005368
151 0.0053776
152 0.00529856
153 0.00531296
154 0.00532096
155 0.00530912
156 0.00527136
157 0.00530176
158 0.00536864
159 0.00537696
160 0.005248
161 0.00534016
162 0.00532
163 0.00536832
164 0.00532992
165 0.00536288
166 0.00536128
167 0.00554208
168 0.00533056
169 0.00538112
170 0.00535392
171 0.00538464
172 0.00534464
173 0.00537024
174 0.0053472
175 0.00534176
176 0.0053776
177 0.00535232
178 0.00533184
179 0.00536416
180 0.0053184
181 0.00532352
182 0.0053056
183 0.00527776
184 0.00530624
185 0.00527712
186 0.00531328
187 0.00533056
188 0.00526912
189 0.00537056
190 0.00534496
191 0.00533696
192 0.00524544
193 0.00536992
194 0.00540672
195 0.005352
196 0.00528032
197 0.00533472
198 0.0053312
199 0.00537888
200 0.00529248
201 0.00534432
202 0.00557792
203 0.0053616
204 0.00538336
205 0.00541504
206 0.00537984
207 0.00539936
208 0.00527168
209 0.0054304
210 0.00546816
211 0.00532672
212 0.00530656
213 0.00535392
214 0.00534784
215 0.00537952
216 0.00529376
217 0.00535328
218 0.00531296
219 0.0053424
220 0.00524768
221 0.0053552
222 0.00530208
223 0.00531968
224 0.00525344
225 0.00534368
226 0.0053152
227 0.00533984
228 0.00530016
229 0.0053376
230 0.00533344
231 0.00542688
232 0.00530688
233 0.00535776
234 0.00532928
235 0.00542912
236 0.00529792
237 0.0053488
238 0.0053376
239 0.00536384
240 0.0053456
241 0.0054272
242 0.00532672
243 0.00542912
244 0.00532768
245 0.00544224
246 0.0053472
247 0.00540672
248 0.0053344
249 0.00538816
250 0.005408
251 0.00537312
252 0.00540992
253 0.00538272
254 0.00543264
255 0.0054016
256 0.00530656
257 0.00541024
258 0.00540512
259 0.00540608
260 0.00534464
261 0.00537312
262 0.00533248
263 0.00534208
264 0.00529888
265 0.00534112
266 0.00535936
267 0.00534208
268 0.00536
269 0.00538688
270 0.00539808
271 0.00532224
272 0.0052208
273 0.0052944
274 0.00528768
275 0.00532352
276 0.00531552
277 0.00527072
278 0.00528224
279 0.00547744
280 0.0054704
281 0.00551424
282 0.0055024
283 0.0059008
284 0.00549952
285 0.00547168
286 0.00550496
287 0.00548512
288 0.0053296
289 0.00542432
290 0.00539584
291 0.00547168
292 0.0053696
293 0.005496
294 0.00534976
295 0.00533856
296 0.00530304
297 0.0053648
298 0.00535936
299 0.00537472
300 0.00528224
301 0.00555488
302 0.00566816
303 0.0056352
304 0.00561632
305 0.00574528
306 0.00571488
307 0.00584896
308 0.00564864
309 0.00573088
310 0.00580512
311 0.005816
312 0.00577408
313 0.00585568
314 0.00581248
315 0.00568672
316 0.00553696
317 0.0053968
318 0.00537312
319 0.0054384
320 0.0053264
321 0.00542656
322 0.00547072
323 0.00554528
324 0.005376
325 0.0054208
326 0.00538912
327 0.00541408
328 0.00532256
329 0.00537824
330 0.00536544
331 0.00537728
332 0.00534592
333 0.00537312
334 0.00536512
335 0.0054144
336 0.00529536
337 0.00535936
338 0.00535552
339 0.00538048
340 0.00532032
341 0.00538848
342 0.00534784
343 0.0054352
344 0.00533568
345 0.00537056
346 0.00538272
347 0.00537472
348 0.00530368
349 0.00538592
350 0.00537984
351 0.00534752
352 0.00538368
353 0.00540512
354 0.00538112
355 0.00540704
356 0.00532416
357 0.00537312
358 0.00533728
359 0.00532896
360 0.00526528
361 0.00544704
362 0.00529696
363 0.0053088
364 0.00527264
365 0.0052912
366 0.0052304
367 0.00530016
368 0.00519808
369 0.00527168
370 0.00525728
371 0.00552928
372 0.0052672
373 0.00530048
374 0.005288
375 0.00529344
376 0.00524288
377 0.00531264
378 0.00527424
379 0.00527296
380 0.00522816
381 0.00545792
382 0.00545536
383 0.00533312
384 0.00537088
385 0.00537504
386 0.00532448
387 0.00533888
388 0.005304
389 0.0053328
390 0.00533184
391 0.0053792
392 0.00528768
393 0.00532864
394 0.005344
395 0.00535328
396 0.00530848
397 0.00533696
398 0.00532672
399 0.0053616
400 0.00524768
401 0.00538208
402 0.0053552
403 0.00543168
404 0.00530112
405 0.0053376
406 0.00532544
407 0.0053392
408 0.0053456
409 0.00534656
410 0.00540288
411 0.00542272
412 0.0053104
413 0.00536
414 0.0053504
415 0.00541056
416 0.00524896
417 0.00539648
418 0.00541408
419 0.00538784
420 0.00540128
421 0.00536768
422 0.0054816
423 0.00538528
424 0.00529888
425 0.00539776
426 0.00537248
427 0.00536064
428 0.00540928
429 0.00539584
430 0.00539328
431 0.0054512
432 0.0052672
433 0.00544384
434 0.005368
435 0.00541376
436 0.00532864
437 0.00541312
438 0.00538368
439 0.00541216
440 0.0053152
441 0.00538976
442 0.00537216
443 0.0054208
444 0.00549664
445 0.00541152
446 0.00539968
447 0.00541248
448 0.00528256
449 0.00542496
450 0.00544096
451 0.0054224
452 0.00538176
453 0.00542688
454 0.00539648
455 0.00542336
456 0.00549472
457 0.00558208
458 0.0055888
459 0.00565888
460 0.0055696
461 0.00558816
462 0.00556096
463 0.00558656
464 0.00587872
465 0.00552192
466 0.005448
467 0.00543968
468 0.00541408
469 0.0054752
470 0.00559552
471 0.0055792
472 0.0053696
473 0.00540672
474 0.00544608
475 0.00556384
476 0.00562912
477 0.00575168
478 0.00578208
479 0.00584096
480 0.00595872
481 0.00573056
482 0.00589792
483 0.0059552
484 0.00603584
485 0.00600512
486 0.00592992
487 0.00595712
488 0.00574464
489 0.00557472
490 0.00539456
491 0.00540064
492 0.00544288
493 0.0054368
494 0.005424
495 0.00545248
496 0.00548224
497 0.00558016
498 0.00543072
499 0.0054304
500 0.00537664
501 0.00549952
502 0.00543232
503 0.0054176
504 0.00534048
505 0.0054064
506 0.00538272
507 0.00537984
508 0.00537728
509 0.00544256
510 0.00541472
511 0.00545056
512 0.00531488
513 0.00540992
514 0.00539456
515 0.00538624
516 0.00535872
517 0.00539488
518 0.0054016
519 0.00541312
520 0.00536192
521 0.00542304
522 0.00540224
523 0.00541632
524 0.005368
525 0.0054176
526 0.00547456
527 0.0054576
528 0.00533984
529 0.00545184
530 0.0054096
531 0.00538176
532 0.00533536
533 0.00537536
534 0.00532928
535 0.00536032
536 0.00527456
537 0.0053376
538 0.0053216
539 0.00534528
540 0.00527424
541 0.00529152
542 0.00527424
543 0.0052704
544 0.00531936
545 0.005312
546 0.00527712
547 0.0053152
548 0.00525664
549 0.00531648
550 0.0052368
551 0.0053008
552 0.00520064
553 0.00529664
554 0.00524992
555 0.00529088
556 0.00522336
557 0.00528928
558 0.0052928
559 0.00532704
560 0.00519008
561 0.00527584
562 0.0052912
563 0.00530272
564 0.00523008
565 0.005304
566 0.00530432
567 0.00529664
568 0.00522304
569 0.00533568
570 0.00529248
571 0.00530848
572 0.00526304
573 0.00529248
574 0.00532704
575 0.0057344
576 0.00525344
577 0.00535552
578 0.00531584
579 0.0054752
580 0.0053424
581 0.00533184
582 0.00532128
583 0.00537152
584 0.00530016
585 0.00535808
586 0.00533824
587 0.0053632
588 0.00529568
589 0.00536608
590 0.00532096
591 0.00535008
592 0.00524416
593 0.0053424
594 0.00532224
595 0.00532992
596 0.005296
597 0.00532192
598 0.00531936
599 0.0053728
600 0.00529024
601 0.00532576
602 0.00539616
603 0.0053504
604 0.00542816
605 0.00544416
606 0.00533664
607 0.00532928
608 0.00524608
609 0.005368
610 0.00535712
611 0.00536032
612 0.00531808
613 0.00536352
614 0.00537024
615 0.00537184
616 0.00529568
617 0.00537248
618 0.0053648
619 0.00536224
620 0.00531072
621 0.00535008
622 0.00535168
623 0.00538144
624 0.00528384
625 0.00538848
626 0.0053664
627 0.00551104
628 0.00535904
629 0.00573696
630 0.00539232
631 0.00538176
632 0.00534176
633 0.00538144
634 0.0053952
635 0.0054032
636 0.00531136
637 0.00536
638 0.0053888
639 0.00539104
640 0.0053168
641 0.00538432
642 0.0053728
643 0.00538976
644 0.0053344
645 0.0053792
646 0.0054432
647 0.0056944
648 0.00550656
649 0.00559168
650 0.00553792
651 0.00557024
652 0.00550592
653 0.00557408
654 0.005568
655 0.00564288
656 0.00548512
657 0.00559744
658 0.00567264
659 0.00576864
660 0.00563872
661 0.00571264
662 0.00580864
663 0.00589504
664 0.00565152
665 0.00588128
666 0.00589792
667 0.00603104
668 0.00592992
669 0.00598688
670 0.00580704
671 0.005792
672 0.00547904
673 0.00541536
674 0.0053856
675 0.005408
676 0.00537824
677 0.00541472
678 0.00539872
679 0.00544992
680 0.00539808
681 0.00546944
682 0.0054272
683 0.00569856
684 0.00561088
685 0.00542464
686 0.00536672
687 0.00541504
688 0.00529248
689 0.00544064
690 0.00540416
691 0.00541664
692 0.005368
693 0.00542848
694 0.00539936
695 0.00542176
696 0.0053648
697 0.00541696
698 0.00540096
699 0.0056752
700 0.0053616
701 0.00540384
702 0.00541792
703 0.00541344
704 0.00530944
705 0.00542624
706 0.00542624
707 0.00557792
708 0.00539936
709 0.005456
710 0.00543776
711 0.00543392
712 0.00535904
713 0.00542656
714 0.0053952
715 0.00554144
716 0.00539616
717 0.00545536
718 0.00543744
719 0.005456
720 0.0053376
721 0.00543744
722 0.00540032
723 0.00547008
724 0.00539872
725 0.00543296
726 0.00543008
727 0.00546912
728 0.00538624
729 0.00553152
730 0.00549568
731 0.00551712
732 0.005464
733 0.00547968
734 0.0054704
735 0.005496
736 0.00544352
737 0.00547648
738 0.00549856
739 0.00551968
740 0.00542336
741 0.00550048
742 0.00548224
743 0.00548896
744 0.00541728
745 0.0054704
746 0.00547072
747 0.005472
748 0.00543136
749 0.00552384
750 0.00545952
751 0.00546848
752 0.00542368
753 0.00548704
754 0.00547328
755 0.0055152
756 0.0054976
757 0.00548512
758 0.0054752
759 0.00556224
760 0.00539904
761 0.00550464
762 0.00547904
763 0.0054944
764 0.00543968
765 0.00547712
766 0.00544448
767 0.00549184
768 0.00539552
769 0.00552608
770 0.00549216
771 0.00550368
772 0.00544032
773 0.00551616
774 0.00549408
775 0.00553536
776 0.0054368
777 0.00552192
778 0.0054816
779 0.00550784
780 0.00550496
781 0.00549568
782 0.00548224
783 0.00551744
784 0.00538752
785 0.00554432
786 0.0055008
787 0.005528
788 0.00547488
789 0.00558048
790 0.00560832
791 0.00553344
792 0.00546784
793 0.00555168
794 0.00551232
795 0.0055296
796 0.00549376
797 0.00551552
798 0.00554816
799 0.00565504
800 0.00544192
801 0.00554912
802 0.00564864
803 0.00567936
804 0.00565792
805 0.0057136
806 0.00570048
807 0.00577344
808 0.0056608
809 0.0058128
810 0.00572192
811 0.00573312
812 0.00572
813 0.00557184
814 0.00560256
815 0.00554752
816 0.005464
817 0.00557408
818 0.00552896
819 0.00557728
820 0.00569472
821 0.00592
822 0.0058384
823 0.00620032
824 0.00589632
825 0.00596544
826 0.00586496
827 0.0059472
828 0.00582752
829 0.0062976
830 0.00599808
831 0.00602624
832 0.00588704
833 0.00612448
834 0.0059168
835 0.00574816
836 0.00553568
837 0.00555776
838 0.00553024
839 0.00560544
840 0.00551392
841 0.00561024
842 0.00559776
843 0.0056192
844 0.00553216
845 0.00613504
846 0.00559488
847 0.00566592
848 0.00547008
849 0.005568
850 0.00556
851 0.00559648
852 0.0055216
853 0.00556736
854 0.00554848
855 0.00558336
856 0.00549056
857 0.00557312
858 0.005568
859 0.00557056
860 0.00550112
861 0.00556992
862 0.0055328
863 0.00556864
864 0.00564544
865 0.00560576
866 0.00557952
867 0.00559232
868 0.00552128
869 0.00558848
870 0.0056192
871 0.00562336
872 0.00552032
873 0.00559968
874 0.0055328
875 0.00556864
876 0.00550144
877 0.00558592
878 0.00555424
879 0.00563392
880 0.00545888
881 0.0056
882 0.00557856
883 0.0057808
884 0.00551904
885 0.00558688
886 0.0055584
887 0.0056208
888 0.00550272
889 0.00565888
890 0.00556512
891 0.00558976
892 0.00553024
893 0.0055808
894 0.00553216
895 0.0055968
896 0.00545248
897 0.00561984
898 0.00559104
899 0.00568384
900 0.00558464
901 0.0056128
902 0.00553824
903 0.00563136
904 0.00553888
905 0.00560544
906 0.00556704
907 0.00563136
908 0.00559328
909 0.00568544
910 0.00562464
911 0.00566624
912 0.005456
913 0.00562144
914 0.00553376
915 0.00562144
916 0.00553568
917 0.00559008
918 0.0055456
919 0.00561472
920 0.00550976
921 0.00556896
922 0.00558336
923 0.00556192
924 0.0055456
925 0.00558048
926 0.00553632
927 0.00557504
928 0.0056496
929 0.0055888
930 0.00555616
931 0.00551264
932 0.00547712
933 0.00556128
934 0.00559488
935 0.0055536
936 0.00550016
937 0.00556608
938 0.00556704
939 0.005608
940 0.00553088
941 0.00557536
942 0.005584
943 0.005584
944 0.00547392
945 0.00553568
946 0.0055392
947 0.0055376
948 0.0054992
949 0.0056016
950 0.00555648
951 0.00555456
952 0.00554656
953 0.00555328
954 0.005568
955 0.0055712
956 0.00554048
957 0.00558848
958 0.00555488
959 0.00559264
960 0.0054784
961 0.00555072
962 0.00556992
963 0.0056464
964 0.00551168
965 0.0056208
966 0.0056464
967 0.00558944
968 0.00568576
969 0.00560256
970 0.00569696
971 0.00558144
972 0.00562048
973 0.00559072
974 0.00562432
975 0.005616
976 0.0055008
977 0.0055856
978 0.00557856
979 0.0056096
980 0.00553728
981 0.0055712
982 0.00560288
983 0.005696
984 0.00570176
985 0.00574624
986 0.00575488
987 0.00578304
988 0.00572768
989 0.00589536
990 0.00577696
991 0.00577504
992 0.00558656
993 0.00567712
994 0.00556032
995 0.0056384
996 0.00554784
997 0.00560864
998 0.00562912
999 0.00560224
1000 0.00557568
1001 0.00580064
1002 0.00595744
1003 0.00597696
1004 0.0059504
1005 0.00628704
1006 0.00596352
1007 0.0060288
1008 0.00577344
1009 0.00593664
1010 0.00611456
1011 0.00615968
1012 0.00609632
1013 0.00617312
1014 0.00608064
1015 0.00588928
1016 0.00562784
1017 0.00562368
1018 0.00564864
1019 0.00569024
1020 0.00561056
1021 0.00579776
1022 0.00568096
1023 0.0056848
1024 0.00555264
];



latexWidth = 5;
latexHeight = 4;


figure(1); clf
plot(0:1024,[10; ConvGPU(:,2)]); grid on; axis tight
A = max(ConvGPU(400:end,2));
M = min(ConvGPU(1:end,2));
[time Idx] = min(ConvGPU(1:end,2));
fprintf('Fastest time for ConvGPU is %f with %d threads\n',time,Idx)
marge = axis;
axis([marge(1:2) M*0.9 A*1.1])
ax = gca;
ax.XTick = (0:2^7:1024);
xlabel('threads/block')
ylabel('time (ms)')

ax.FontName = 'Times New Roman';

ff = gcf;
homer = ff.Units;
ff.Units = 'inches';
bart = ff.Position;
ff.Position = [bart(1:2) latexWidth latexHeight];
ff.PaperPositionMode = 'auto';
ff.Units = homer;
drawnow
print(ff, '-depsc', ['ConvGPU_global_12672_186taps']) %save as eps a 

% return




figure(2); clf
plot(0:1024,[10; ConvGPUshared(:,2)]); grid on; axis tight
A = max(ConvGPUshared(400:end,2));
M = min(ConvGPUshared(186:end,2));
[time Idx] = min(ConvGPUshared(1:end,2));
fprintf('Fastest time for ConvGPUshared is %f with %d threads\n',time,Idx)
marge = axis;
axis([marge(1:2) M*0.9 A*1.1])
ax = gca;
ax.XTick = (0:2^7:1024);
xlabel('threads/block')
ylabel('time (ms)')

ax.FontName = 'Times New Roman';

ff = gcf;
homer = ff.Units;
ff.Units = 'inches';
bart = ff.Position;
ff.Position = [bart(1:2) latexWidth latexHeight];
ff.PaperPositionMode = 'auto';
ff.Units = homer;
drawnow
print(ff, '-depsc', ['ConvGPU_shared_12672_186taps']) %save as eps a 







figure(3); clf
plot(0:1024,[10; PointToPointMultiply(:,2)]); grid on; axis tight
A = max(PointToPointMultiply(400:end,2));
M = min(PointToPointMultiply(1:end,2));
[time Idx] = min(PointToPointMultiply(1:end,2));
fprintf('Fastest time for PointToPointMultiply is %f with %d threads\n',time,Idx)
marge = axis;
axis([marge(1:2) M*0.9 A*1.01])
ax = gca;
ax.XTick = (0:2^7:1024);
xlabel('threads/block')
ylabel('time (ms)')

ax.FontName = 'Times New Roman';

ff = gcf;
homer = ff.Units;
ff.Units = 'inches';
bart = ff.Position;
ff.Position = [bart(1:2) latexWidth latexHeight];
ff.PaperPositionMode = 'auto';
ff.Units = homer;
drawnow
print(ff, '-depsc', ['PointToPointMultiply_12672_186taps']) %save as eps a 





figure(4); clf
plot(0:1024,[10; ScalarMultiply(:,2)]); grid on; axis tight
A = max(ScalarMultiply(400:end,2));
M = min(ScalarMultiply(400:end,2));
[time Idx] = min(ScalarMultiply(1:end,2));
fprintf('Fastest time for ScalarMultiply is %f with %d threads\n',time,Idx)
marge = axis;
axis([marge(1:2) M*0.95 A*1.05])
ax = gca;
ax.XTick = (0:2^7:1024);
xlabel('threads/block')
ylabel('time (ms)')

ax.FontName = 'Times New Roman';

ff = gcf;
homer = ff.Units;
ff.Units = 'inches';
bart = ff.Position;
ff.Position = [bart(1:2) latexWidth latexHeight];
ff.PaperPositionMode = 'auto';
ff.Units = homer;
drawnow
print(ff, '-depsc', ['ScalarMultiply_12672_186taps']) %save as eps a 
